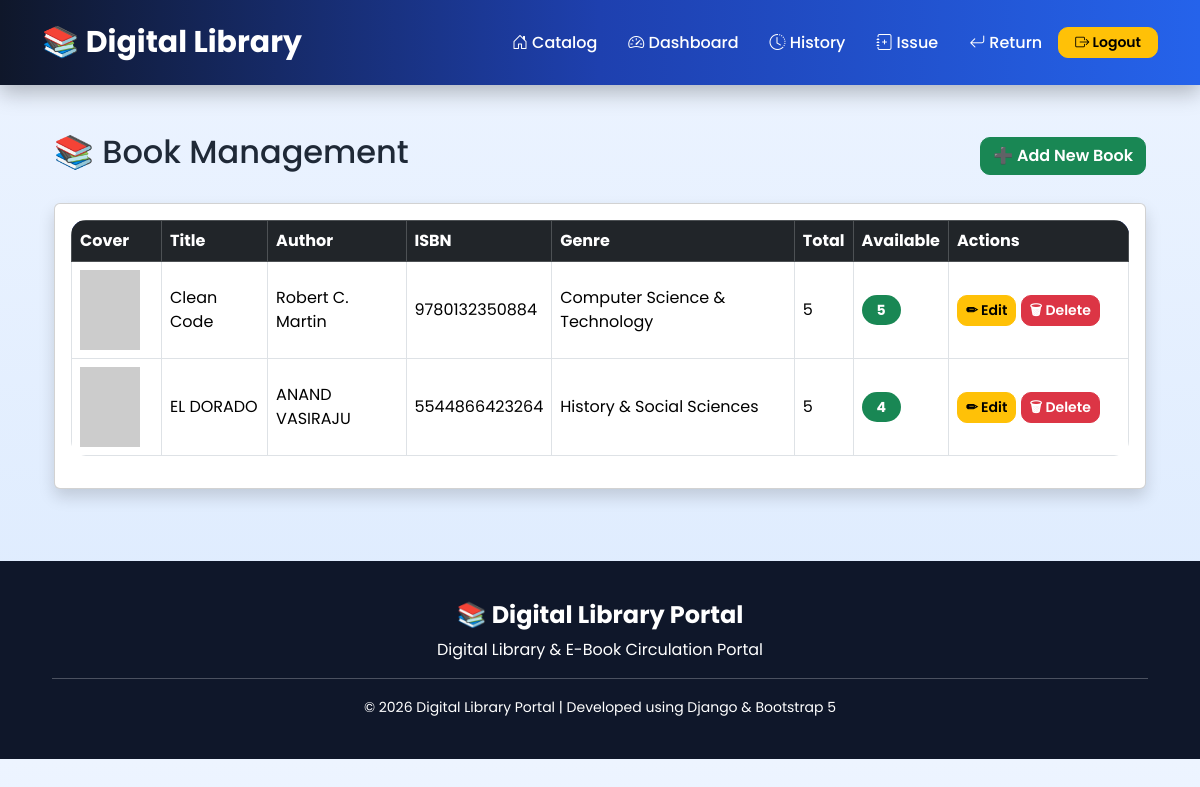
The app's page /books/ (signed in) with its own data.
### library/models.py (models this page shows, shortened)
class Book(models.Model):
    GENRES = [
        ('TECH', 'Computer Science & Technology'),
        ('SCI', 'Science & Mathematics'),
        ('LIT', 'Literature & Fiction'),
        ('HIST', 'History & Social Sciences'),
    ]
    title = models.CharField(max_length=200)
    author = models.ForeignKey(
        Author,
        on_delete=models.CASCADE,
        related_name='books'
    )
    isbn = models.CharField(max_length=13, unique=True)
    genre = models.CharField(max_length=10, choices=GENRES)
    total_copies = models.PositiveIntegerField(default=5)
    available_copies = models.PositiveIntegerField(default=5)
    cover_url = models.URLField(
        blank=True,
        default="https://via.placeholder.com/150x220"
    )

class Author(models.Model):
    name = models.CharField(max_length=100)
    biography = models.TextField(blank=True)

### library/views.py (the view)
# urls.py: path("books/", views.book_list, name="book_list"),
@login_required
def book_list(request):
    books = Book.objects.all().order_by("title")
    return render(
        request,
        "library/book_list.html",
        {
            "books": books
        }
    )

### library/templates/library/book_list.html (shortened to what this page needs)
{% extends 'library/base.html' %}
{% block content %}
<div class="container mt-4">
    <div class="d-flex justify-content-between align-items-center mb-4">
        <h2>📚 Book Management</h2>
        <a href="{% url 'add_book' %}" class="btn btn-success">
            ➕ Add New Book
        </a>
    </div>
    <div class="card shadow">
        <div class="card-body">
            <table class="table table-hover table-bordered align-middle">
                <thead class="table-dark">
                    <tr>
                        <th>Cover</th>
                        <th>Title</th>
                        <th>Author</th>
                        <th>ISBN</th>
                        <th>Genre</th>
                        <th>Total</th>
                        <th>Available</th>
                        <th width="180">Actions</th>
                    </tr>
                </thead>
                <tbody>
                    {% for book in books %}
                    <tr>
                        <td width="90">
                            <img src="{{ book.cover_url }}"
                                 width="60"
                                 height="80"
                                 style="object-fit:cover;">
                        </td>
                        <td>{{ book.title }}</td>
                        <td>{{ book.author.name }}</td>
                        <td>{{ book.isbn }}</td>
                        <td>{{ book.get_genre_display }}</td>
                        <td>{{ book.total_copies }}</td>
                        <td>
                            {% if book.available_copies > 0 %}
                            <span class="badge bg-success">
                                {{ book.available_copies }}
                            </span>
                            {% else %}
                            <span class="badge bg-danger">
                                0
                            </span>
                            {% endif %}
                        </td>
                        <td>
                            <a href="{% url 'edit_book' book.id %}"
                               class="btn btn-warning btn-sm">
                                ✏ Edit
                            </a>
                            <a href="{% url 'delete_book' book.id %}"
                               class="btn btn-danger btn-sm"
                               onclick="return confirm('Delete this book?');">
                                🗑 Delete
                            </a>
                        </td>
                    </tr>
                    {% empty %}
                    <tr>
                        <td colspan="8" class="text-center">
                            No books available.
                        </td>
                    </tr>
                    {% endfor %}
                </tbody>
            </table>
        </div>
    </div>
</div>
{% endblock %}

### library/static/library/css/style.css (style rules this page uses)
* { margin:0; padding:0; box-sizing:border-box; font-family:'Poppins',sans-serif; }
body { background:linear-gradient(to bottom,#edf4ff,#dbeafe); color:#1f2937; }
.badge { border-radius:25px; padding:8px 15px; font-size:14px; }
.btn { border-radius:10px; font-weight:600; }
.table { border-radius:15px; overflow:hidden; background:white; }
.table thead { background:#1e40af; color:white; }
.container { animation:fadeIn .7s; }

### records on screen
Book: title "Clean Code", author.name "Robert C. Martin", isbn "9780132350884", genre "Computer Science & Technology", total_copies "5", available_copies "5"
Book: title "EL DORADO", author.name "ANAND VASIRAJU", isbn "5544866423264", genre "History & Social Sciences", total_copies "5", available_copies "4"
